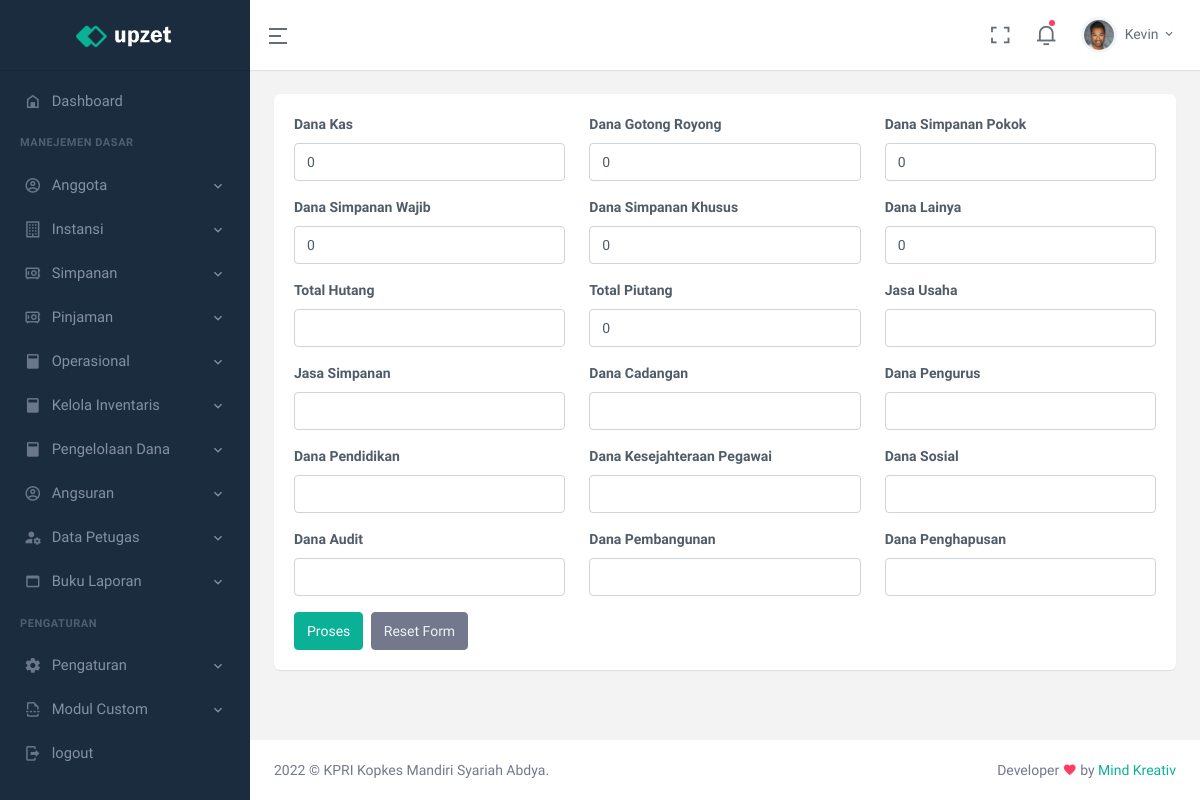
Before: /index.php/pengaturan/konfigurasi_dasar with the older database file.
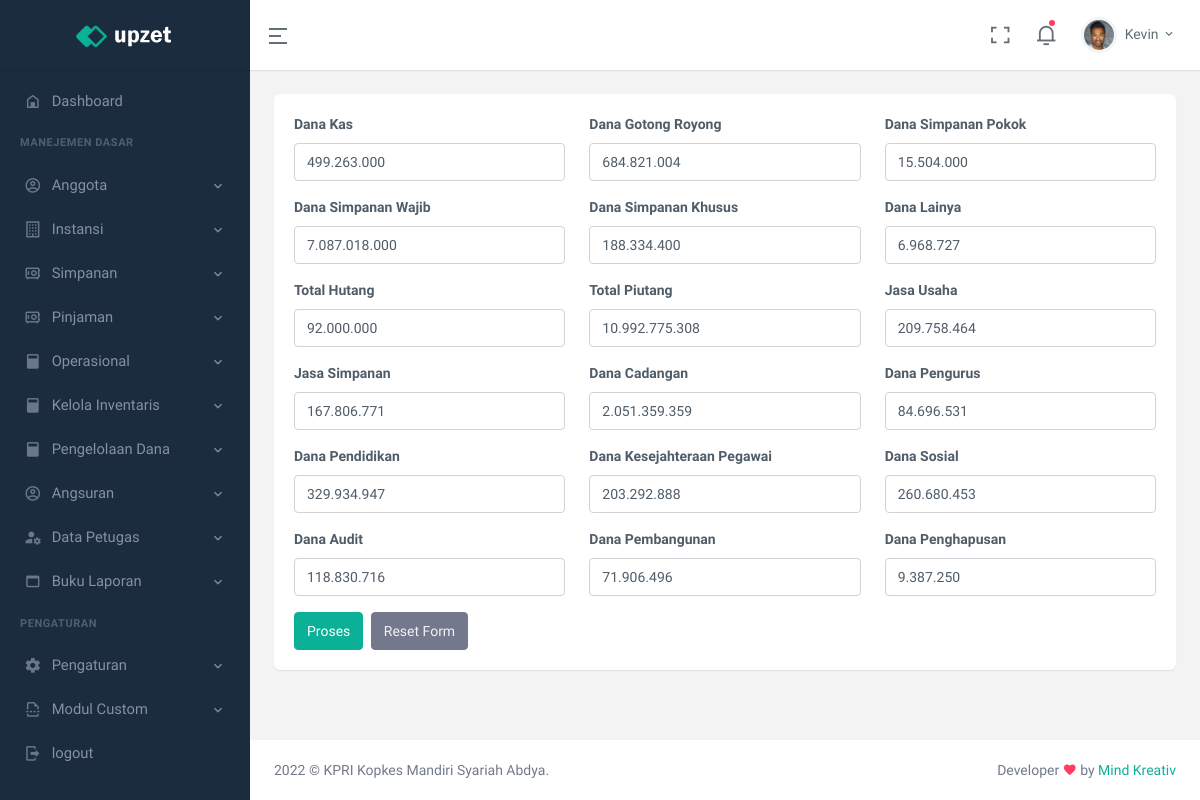
After: the same page with the newer database file.
### tables this page shows
CREATE TABLE `tb_brangkas` (
  `kas` double NOT NULL,
  `dana_gotongroyong` double NOT NULL,
  `dana_simpok` double NOT NULL,
  `dana_simwa` double NOT NULL,
  `dana_kusus` double NOT NULL,
  `dana_lainya` double NOT NULL,
  `total_hutang` double NOT NULL,
  `total_piutang` double NOT NULL,
  `jasa_usaha` double NOT NULL,
  `jasa_simpanan` double NOT NULL,
  `dana_cadangan` double NOT NULL,
  `dana_pengurus` double NOT NULL,
  `dana_pendidikan` double NOT NULL,
  `dana_kes_pegawai` double NOT NULL,
  `dana_sosial` double NOT NULL,
  `dana_audit` double NOT NULL,
  `dana_pembangunan` double NOT NULL,
  `dana_penghapusan` double NOT NULL,
  `last_update` date NOT NULL
);

### application/views/main.php (called while the page is built, shortened)
<?php
$this->load->view('part/header.php');
$this->load->view($page);
 ?>

### application/controllers/Pengaturan.php (called while the page is built, shortened)
<?php
class Pengaturan extends CI_Controller{
  public function __construct()
  {
    $this->load->model(array(
      'Data_Operasional/M_update' => 'mu',
      'Data_Operasional/M_function' => 'mf',
      'Starter' => 'own',
    ));
  }
  function konfigurasi_dasar()
  {
    $load = $this->own->get_brangkas()->row();
    $data = array(
      'js'      =>  '',
      'title'   =>  'Pengaturan Set Data Brangkas Awal',
      'action'  =>  'result_config',
      'load'    =>  $load,
      'page'    =>  'page/pengaturan/tabel'
    );
    $this->load->view('main', $data);
  }
}

### index.php (called while the page is built, shortened)
<?php
require_once BASEPATH.'core/CodeIgniter.php';

### application/models/Starter.php (called while the page is built, shortened)
<?php
class Starter extends CI_Model{
  function get_brangkas()
  {
    return $this->db->get('tb_brangkas');
  }
}

### application/views/page/pengaturan/tabel.php (the view, shortened to what the changed rows need)
<div class="page-content">
    <div class="container-fluid">
        <div class="row">
                    <div class="col-xl-12">
                            <div class="card">
                                <div class="card-body">
                                    <form method="post" action="<?= base_url($action) ?>" class="custom-validation">
                                      <div class="row">
                                        <div class="mb-3 col-xl-4">
                                          <div>
                                            <input type="text" class="form-control uang" name="kas" value="<?= $load->kas ?>"/>
                                          </div>
                                        </div>
                                        <div class="mb-3 col-xl-4">
                                          <div>
                                            <input type="text" class="form-control uang" name="dana_gotongroyong" value="<?= $load->dana_gotongroyong ?>"/>
                                          </div>
                                        </div>
                                        <div class="mb-3 col-xl-4">
                                          <div>
                                            <input type="text" class="form-control uang" name="dana_simpok" value="<?= $load->dana_simpok ?>"/>
                                          </div>
                                        </div>
                                        <div class="mb-3 col-xl-4">
                                          <div>
                                            <input type="text" class="form-control uang" name="dana_simwa" value="<?= $load->dana_simwa ?>"/>
                                          </div>
                                        </div>
                                        <div class="mb-3 col-xl-4">
                                          <div>
                                            <input type="text" class="form-control uang" name="dana_kusus" value="<?= $load->dana_kusus ?>"/>
                                          </div>
                                        </div>
                                        <div class="mb-3 col-xl-4">
                                          <div>
                                            <input type="text" class="form-control uang" name="dana_lainya" value="<?= $load->dana_lainya ?>"/>
                                          </div>
                                        </div>
                                        <div class="mb-3 col-xl-4">
                                          <div>
                                            <input type="text" class="form-control uang" name="total_hutang" value="<?= $load->total_hutang ?>"/>
                                          </div>
                                        </div>
                                        <div class="mb-3 col-xl-4">
                                          <div>
                                            <input type="text" class="form-control uang" name="total_piutang" value="<?= $load->total_piutang ?>"/>
                                          </div>
                                        </div>
                                        <div class="mb-3 col-xl-4">
                                          <div>
                                            <input type="text" class="form-control uang" name="jasa_usaha" value="<?= $load->jasa_usaha ?>"/>
                                          </div>
                                        </div>
                                        <div class="mb-3 col-xl-4">
                                          <div>
                                            <input type="text" class="form-control uang" name="jasa_simpanan" value="<?= $load->jasa_simpanan ?>"/>
                                          </div>
                                        </div>
                                        <div class="mb-3 col-xl-4">
                                          <div>
                                            <input type="text" class="form-control uang" name="dana_cadangan" value="<?= $load->dana_cadangan ?>"/>
                                          </div>
                                        </div>
                                        <div class="mb-3 col-xl-4">
                                          <div>
                                            <input type="text" class="form-control uang" name="dana_pengurus" value="<?= $load->dana_pengurus ?>"/>
                                          </div>
                                        </div>
                                        <div class="mb-3 col-xl-4">
                                          <div>
                                            <input type="text" class="form-control uang" name="dana_pendidikan" value="<?= $load->dana_pendidikan ?>"/>
                                          </div>
                                        </div>
                                        <div class="mb-3 col-xl-4">
                                          <div>
                                            <input type="text" class="form-control uang" name="dana_kes_pegawai" value="<?= $load->dana_kes_pegawai ?>"/>
                                          </div>
                                        </div>
                                        <div class="mb-3 col-xl-4">
                                          <div>
                                            <input type="text" class="form-control uang" name="dana_sosial" value="<?= $load->dana_sosial ?>"/>
                                          </div>
                                        </div>
                                        <div class="mb-3 col-xl-4">
                                          <div>
                                            <input type="text" class="form-control uang" name="dana_audit" value="<?= $load->dana_audit ?>"/>
                                          </div>
                                        </div>
                                        <div class="mb-3 col-xl-4">
                                          <div>
                                            <input type="text" class="form-control uang" name="dana_pembangunan" value="<?= $load->dana_pembangunan ?>"/>
                                          </div>
                                        </div>
                                        <div class="mb-3 col-xl-4">
                                          <div>
                                            <input type="text" class="form-control uang" name="dana_penghapusan" value="<?= $load->dana_penghapusan ?>"/>
                                          </div>
                                        </div>
                                        </div>
                                    </form>
                                </div>
                            </div>
                          </div>
                        </div>
                      </div>
                    </div>

Changed rows visible on the page:
removed tb_brangkas: kas "0", dana_gotongroyong "0", dana_simpok "0", dana_simwa "0", dana_kusus "0", dana_lainya "0", total_piutang "0"
added tb_brangkas: kas "499.263.000", dana_gotongroyong "684.821.004", dana_simpok "15.504.000", dana_simwa "7.087.018.000", dana_kusus "188.334.400", dana_lainya "6.968.727", total_hutang "92.000.000", total_piutang "10.992.775.308", jasa_usaha "209.758.464", jasa_simpanan "167.806.771", dana_cadangan "2.051.359.359", dana_pengurus "84.696.531", dana_pendidikan "329.934.947", dana_kes_pegawai "203.292.888", dana_sosial "260.680.453", dana_audit "118.830.716", dana_pembangunan "71.906.496", dana_penghapusan "9.387.250"
